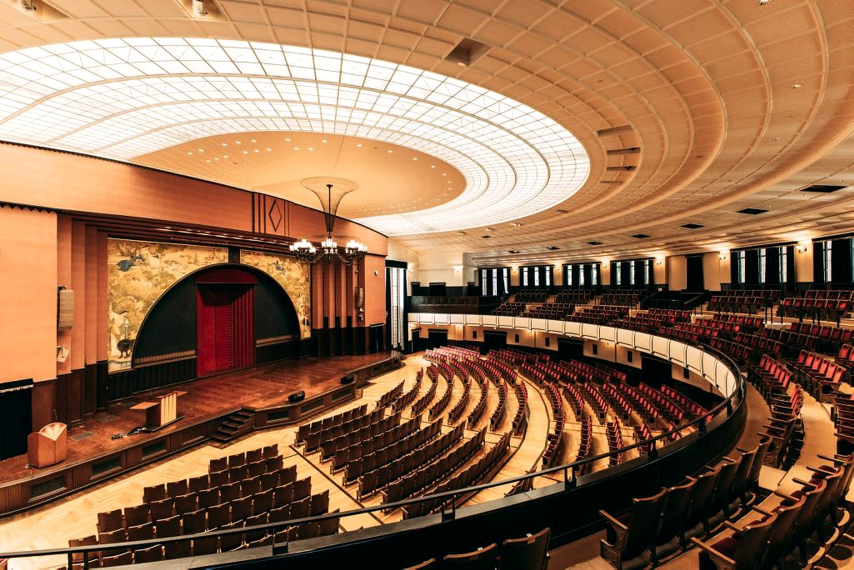
#> input picture assets/charity/venue/yasuda_hall_interior.jpg, 2560 x 1708 px, found by its file name (shown at 1/3 size)
$ python upscale.py
#> lines starting #> are read from the running program, lines starting #| are printed output that depends on the picture
#!/usr/bin/env python3
"""Non-generative JPEG upscaling with restrained detail restoration."""

from pathlib import Path

from PIL import Image, ImageChops, ImageEnhance, ImageFilter


ROOT = Path(__file__).resolve().parent
IN_DIR = ROOT / "in"
OUT_DIR = ROOT / "out"

JOBS = {
    "yasuda_hall_interior.jpg": ((3130, 2090), "yasuda_hall_interior_hq.jpg"),
    "yasuda_exterior.jpg": ((3150, 4200), "yasuda_exterior_hq.jpg"),
}


def flat_area_denoise(image: Image.Image) -> Image.Image:
    """Blend a very light blur only where local detail and edges are weak."""
    softened = image.filter(ImageFilter.GaussianBlur(radius=0.55))

    # Two complementary signals keep both fine texture and strong contours out
    # of the denoise mask. The mask never exceeds 42/255 (~16.5% blending).
    local_detail = ImageChops.difference(image, softened).convert("L")
    edge_signal = image.convert("L").filter(ImageFilter.GaussianBlur(0.6))
    edge_signal = edge_signal.filter(ImageFilter.FIND_EDGES)
    detail_signal = ImageChops.lighter(local_detail, edge_signal)

    mask_lut = []
    for value in range(256):
        if value <= 4:
            weight = 42
        elif value >= 16:
            weight = 0
        else:
            weight = round(42 * (16 - value) / 12)
        mask_lut.append(weight)
    flat_mask = detail_signal.point(mask_lut)
    return Image.composite(softened, image, flat_mask)


def process(source: Path, target: Path, target_size: tuple[int, int]) -> None:
    with Image.open(source) as opened:
        icc_profile = opened.info.get("icc_profile")
        dpi = opened.info.get("dpi")
        image = opened.convert("RGB")

    image = image.resize(target_size, Image.Resampling.LANCZOS)
    image = image.filter(
        ImageFilter.UnsharpMask(radius=1.15, percent=62, threshold=4)
    )
    image = flat_area_denoise(image)
    image = ImageEnhance.Contrast(image).enhance(1.05)

    save_args = {
        "format": "JPEG",
        "quality": 95,
        "subsampling": 0,
        "optimize": True,
    }
    if icc_profile:
        save_args["icc_profile"] = icc_profile
    if dpi:
        save_args["dpi"] = dpi
    image.save(target, **save_args)


def main() -> None:
    OUT_DIR.mkdir(parents=True, exist_ok=True)
    for input_name, (target_size, output_name) in JOBS.items():
        source = IN_DIR / input_name
        if not source.is_file():
            raise FileNotFoundError(f"Missing input: {source}")
        process(source, OUT_DIR / output_name, target_size)
#> in process, opened is the input picture: PIL image 2560x1708 RGB; mean R, G, B 147.6, 108.2, 79.4
#> in process, `image = image.resize(target_size, Image.Resampling.LANCZOS)`:
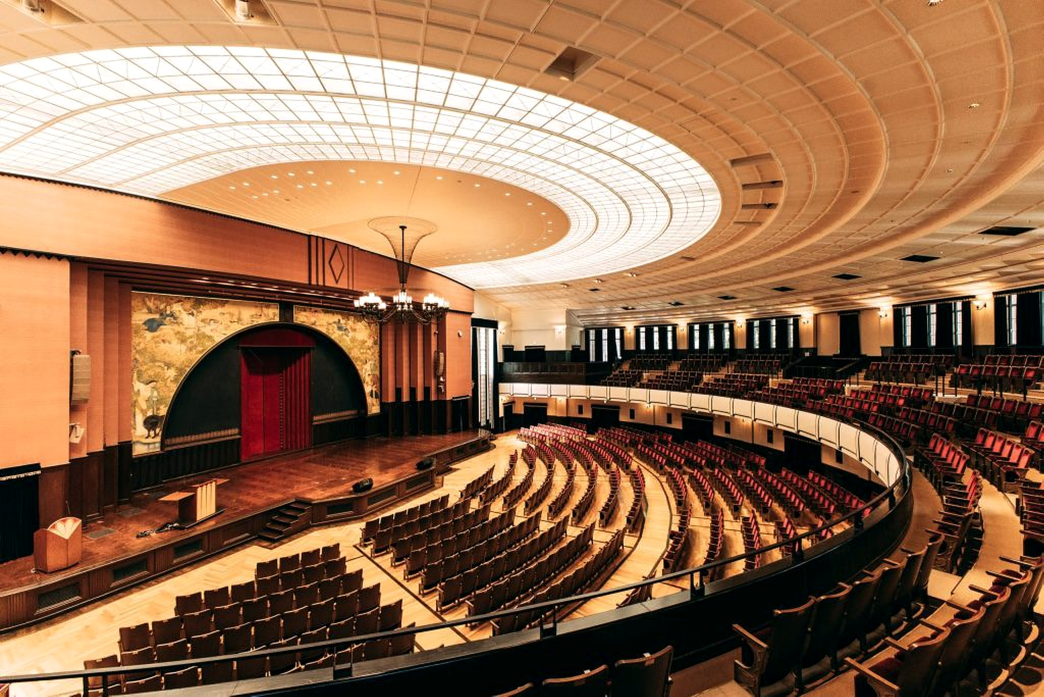
#> image: PIL image 3130x2090 RGB (shown at 1/3 size); mean R, G, B 147.6, 108.2, 79.4
#> in flat_area_denoise, `local_detail = ImageChops.difference(image, softened).convert("L")`:
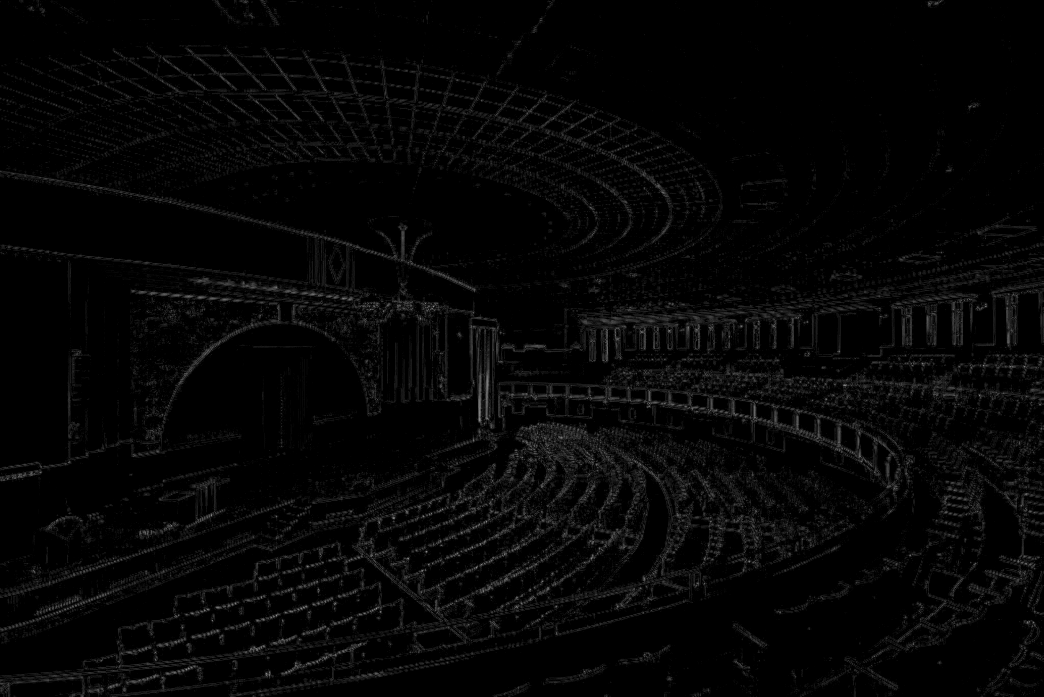
#> local_detail: PIL image 3130x2090 L (shown at 1/3 size); min 0, max 20, mean 0.455; drawn with min black and max white
#> in flat_area_denoise, `edge_signal = image.convert("L").filter(ImageFilter.GaussianBlur(0.6))`:
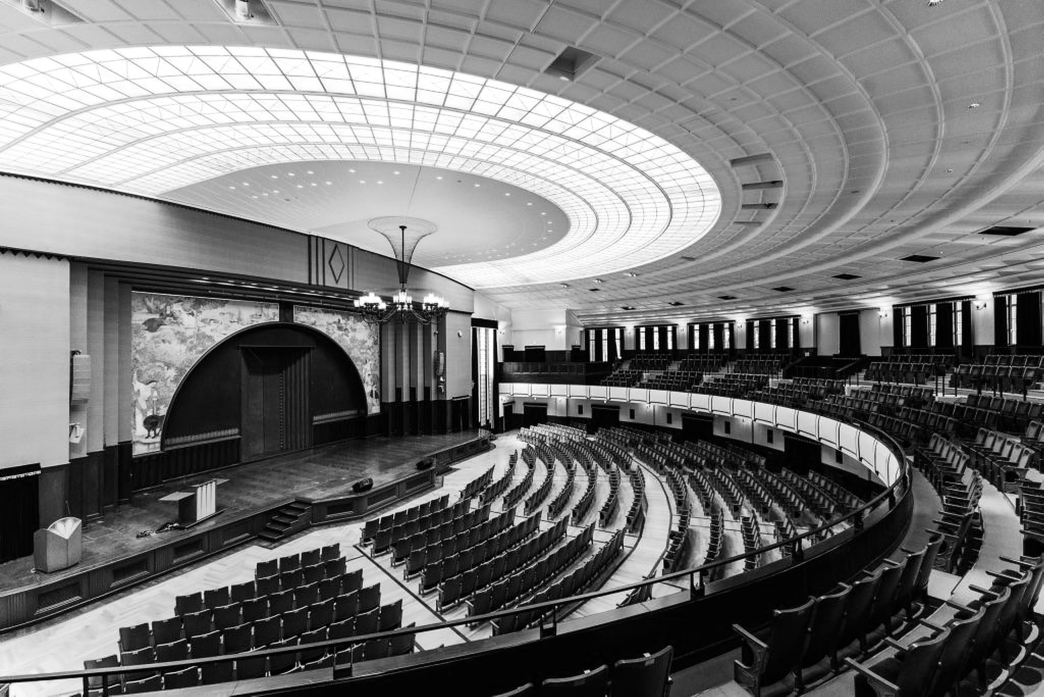
#> edge_signal: PIL image 3130x2090 L (shown at 1/3 size); min 0, max 255, mean 116.7
#> in flat_area_denoise, `flat_mask = detail_signal.point(mask_lut)`:
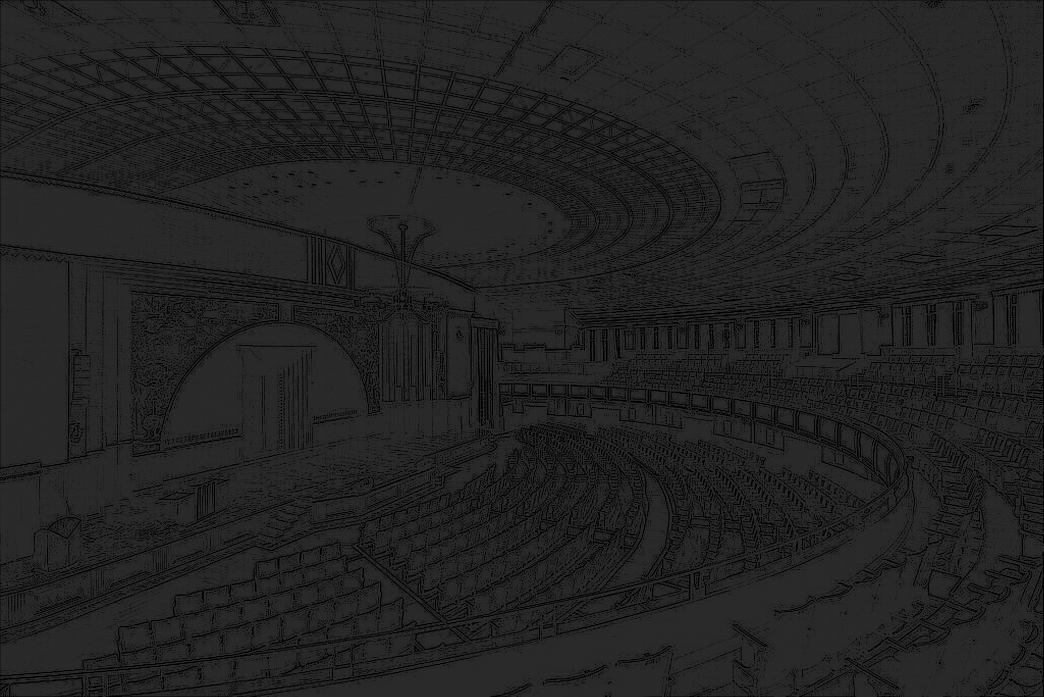
#> flat_mask: PIL image 3130x2090 L (shown at 1/3 size); min 0, max 42, mean 34.5


if __name__ == "__main__":
#> (the run stopped early here; a loop or call above may not have finished)
